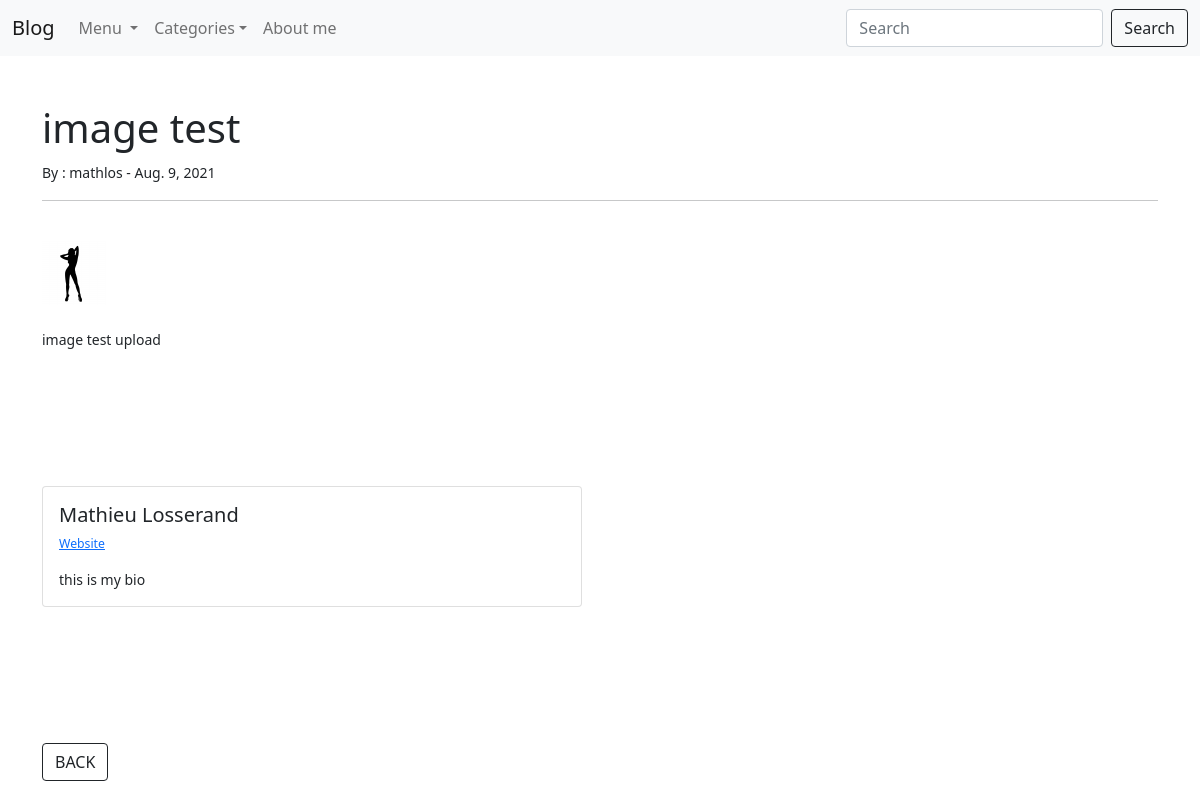
Screenshot of /article/15 with the database file from the repository.
### theblog/models.py (models this page shows, shortened)
class Post(models.Model):
	title = models.CharField(max_length=255)
	title_tag = models.CharField(max_length=255)
	header_image = models.ImageField(null=True, blank=True, upload_to='images/')
	author = models.ForeignKey(User, on_delete=models.CASCADE)
	body = RichTextField(blank=True, null=True)
	post_date = models.DateField(auto_now_add=True)
	category = models.CharField(max_length=255, default='coding')
	snippet = models.CharField(max_length=255 )
	likes = models.ManyToManyField(User, related_name='blog_posts')
	def total_likes(self):
		return self.likes.count()

class Profile(models.Model):
	user = models.OneToOneField(User, null=True, on_delete=models.CASCADE)
	bio = models.TextField()
	website_url = models.CharField(max_length=255, null=True, blank=True)
	facebook_url = models.CharField(max_length=255, null=True, blank=True)
	twitter_url = models.CharField(max_length=255, null=True, blank=True)

### theblog/views.py (the view)
# urls.py: path('article/<int:pk>', ArticleDetailView.as_view(), name='article-detail'),
class ArticleDetailView(DetailView):
	model = Post
	template_name = 'article_detail.html'
	def get_context_data(self, *args, **kwargs):
		cat_menu = Category.objects.all()
		context = super(ArticleDetailView , self).get_context_data(*args, **kwargs)
		context["cat_menu"] = cat_menu
		stuff = get_object_or_404(Post, id=self.kwargs['pk'])
		total_likes = stuff.total_likes()
		context["total_likes"] = total_likes
		liked = False
		if stuff.likes.filter(id=self.request.user.id).exists():
			liked = True
		context['liked'] = liked
		return context

### theblog/models.py (called while the page is built)
	def __str__(self):
		return self.name

### theblog/templates/article_detail.html (shortened to what this page needs)
{% extends 'base.html' %}
{% load static %}
{% block content %}
<h1> {{ post.title }}</h1>
<small>By : {{ post.author }} - {{ post.post_date }}
<hr>
<br/>
{% if post.header_image %}
	<img src="{{ post.header_image.url }}"><br/><br/>
{% endif %}
{{ post.body| safe }}
<br/><br/>
<br/>
<br/><br/>
<div class="card mb-3" style="max-width: 540px;">
  <div class="row g-0">
    <div >
      <div class="card-body">
        <h5 class="card-title">{{ post.author.first_name}} {{ post.author.last_name}}</h5>
        <p class="small text-muted">
        	{% if post.author.profile.website_url %}
        		<a href="{{ post.author.profile.website_url }}" target="_blank">Website</a>
        	{% endif %}
        <p class="card-text">{{ post.author.profile.bio }}</p>
      </div>
    </div>
  </div>
</div>
<br/><br/><br/><br/><br/>
<a href="{% url 'home' %}" class="btn btn-outline-dark">BACK</a>
<br/><br/><br/><br/><br/>
{% endblock %}

### theblog/templates/base.html (shortened to what this page needs)
<!doctype html>
<html lang="en">
  <head>
    <link href="https://cdn.jsdelivr.net/npm/bootstrap@5.0.0/dist/css/bootstrap.min.css" rel="stylesheet" >
  </head>
  <body>
    <nav class="navbar navbar-expand-lg navbar-light bg-light">
  <div class="container-fluid">
    <a class="navbar-brand" href="{% url 'home' %}">Blog</a>
    <div class="collapse navbar-collapse" id="navbarSupportedContent">
      <ul class="navbar-nav me-auto mb-2 mb-lg-0">
        <li class="nav-item dropdown">
          <a class="nav-link dropdown-toggle" href="#" id="navbarDropdown" role="button" data-bs-toggle="dropdown" aria-expanded="false">
            Menu
          </a>
        </li>
        {% if cat_menu %}
          <li class="nav-item dropdown">
            <a class="nav-link dropdown-toggle" href="#" id="navbarDropdown" role="button" data-bs-toggle="dropdown" aria-expanded="false">Categories</a>
          </li>
        {% endif %}
          <li class="nav-item">
            <a class="nav-link" href="{% url 'about' %}">About me</a>
          </li>
      </ul>
      <form class="d-flex">
        <input class="form-control me-2" type="search" placeholder="Search" aria-label="Search">
        <button class="btn btn-outline-dark" type="submit">Search</button>
      </form>
    </div>
  </div>
</nav>
    <br/><br/>
    <div class="container">
      {% block content %}
      {% endblock %}
    </div>
  </body>
</html>

### rows the page displays
Post: title "image test", author "mathlos", post_date "Aug. 9, 2021", header_image (picture), body "image test upload", author.first_name "Mathieu", author.last_name "Losserand", author.profile.bio "this is my bio"
